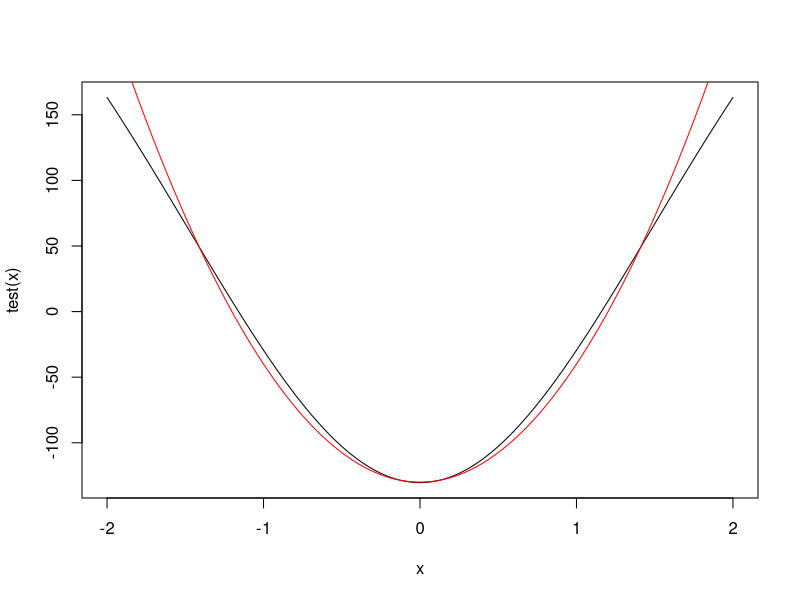
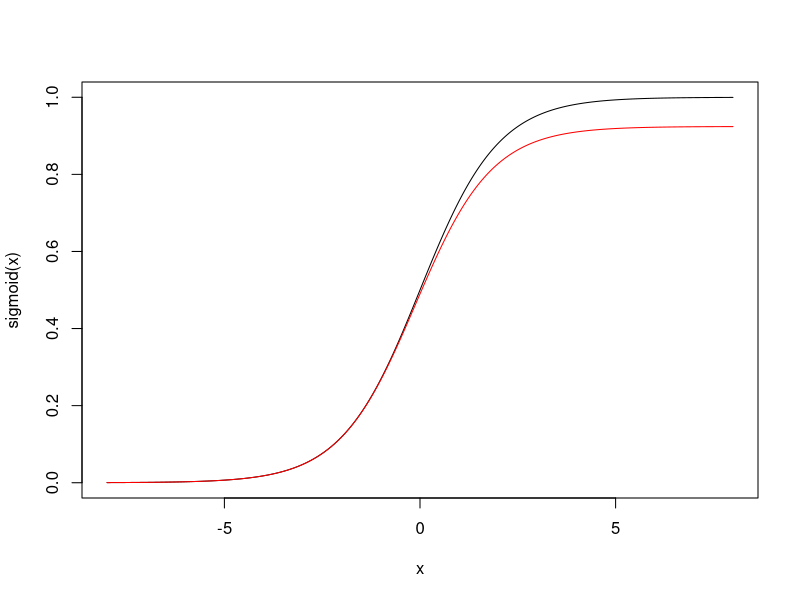
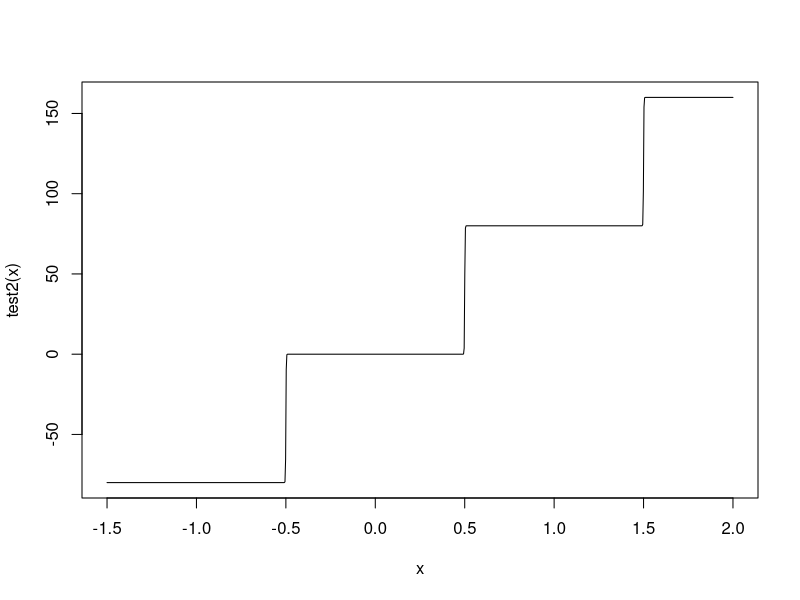

These figures' R source, in order:
sigmoid <- function(x) (1 / (1 + exp(-x)))
squared <- function(x) (90*x^2 -130)
test <- function(x) {
  429 + 90*(10 * sigmoid(0.97*x-1) - 10 * sigmoid(0.97*x+1) + 6 * sigmoid(1.05*x-1/2) - 6 * sigmoid(1.05*x + 1/2)  + 1 * sigmoid(1.0*x-1/4) - 1 * sigmoid(1.0*x + 1/4)) 
}
curve(test, from = -2, to = 2, n = 1000)
curve(squared, from = -2, to = 2, add = T, col="red")

sig2 <- function(x) 4*sigmoid(sigmoid(x)) - 2
curve(sigmoid, from = -8, to = 8, n = 1000)
curve(sig2, from = -8, to = 8, n = 1000, add = T, col="red")

test2 <- function(x) {
  sigmoid((x+0.5)*1000)*80 + sigmoid((x-0.5)*1000)*80 + sigmoid((x-1.5)*1000)*80 - 80
}
curve(test2, from = -1.5, to = 2, n = 1000)

# 90x^2- 130
